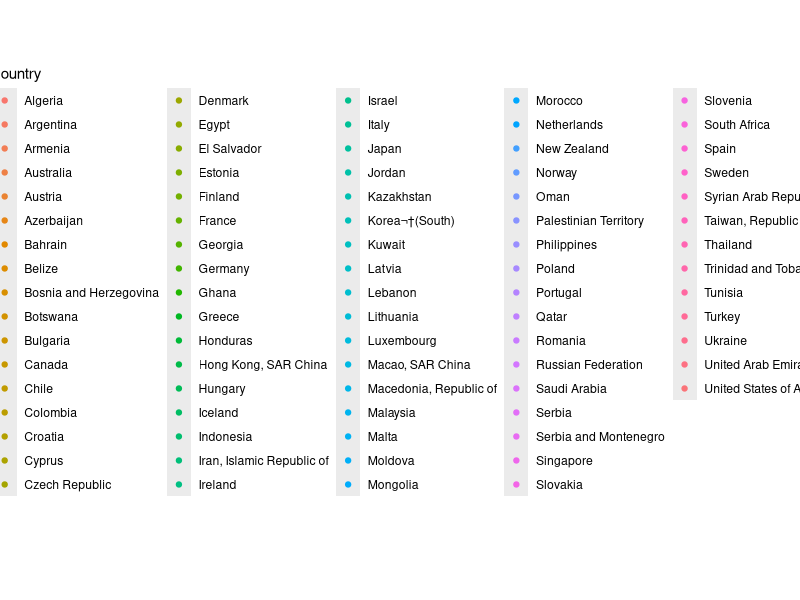
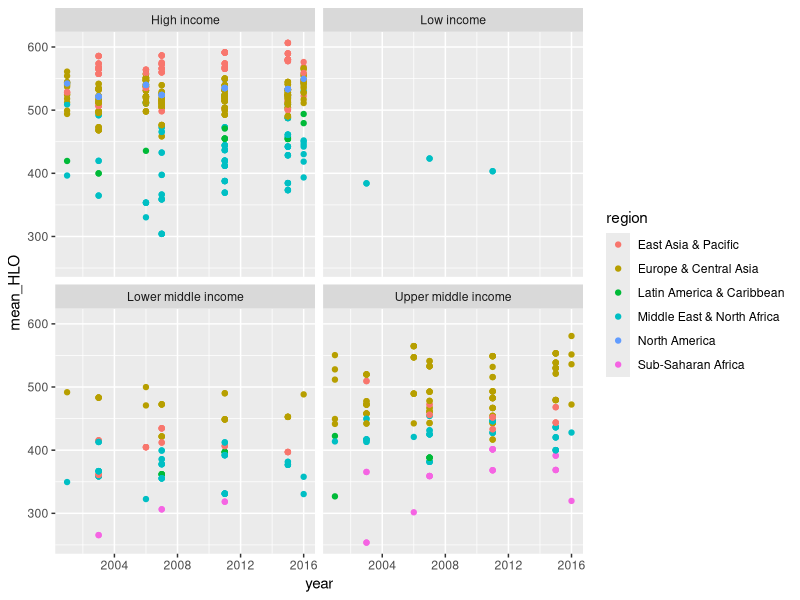
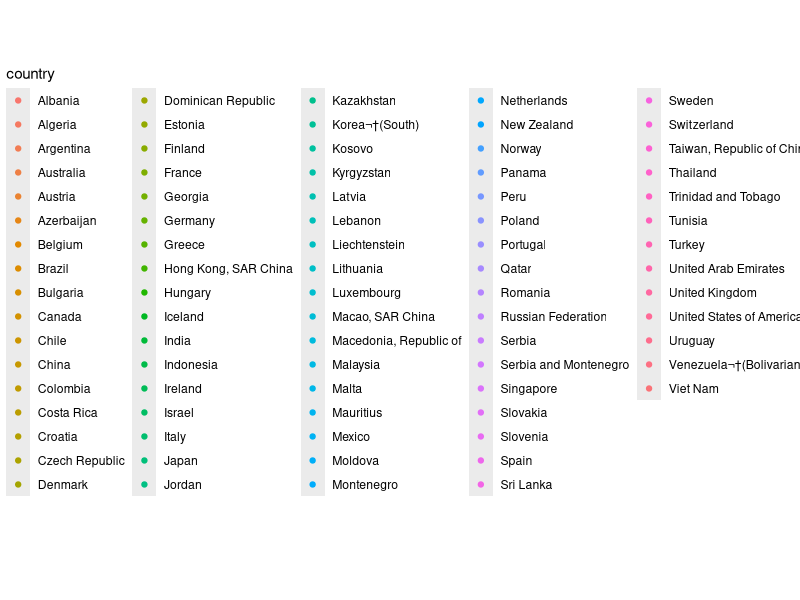
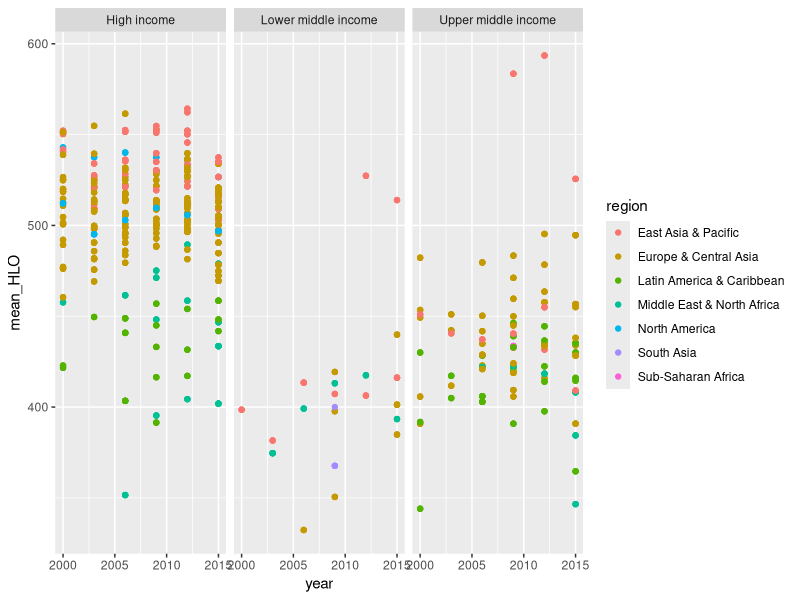

Recreate these plots in R, in order.
## ---- chunk 1
library(tidyverse)
library(dplyr)
library(readxl)


hlo_database <- read_excel("hlo_database.xlsx")

outcome <- hlo_database |>
  filter(sourcetest == "TIMSS" | sourcetest == "PIRLS") |>
  group_by(country, year) |>
  summarize(mean_HLO = mean(hlo)) %>% 
  ungroup()

outcome <- outcome %>% 
  left_join(hlo_database, by = c("country", "year"))

ggplot(data = outcome,
       group = incomegroup,
       mapping = aes(x = year,
                     y = mean_HLO,
                     color = country,
                     fill = country)) +
  geom_point()
  
outcome %>% 
  ggplot(aes(x = year, y = mean_HLO, fill = region, color = region)) + geom_point() + facet_wrap(~ incomegroup)
## ---- chunk 2
outcome2 <- hlo_database |>
  filter(sourcetest == "PISA") |>
  group_by(country, year) |>
  summarize(mean_HLO = mean(hlo)) |> 
  ungroup()

outcome2 <- outcome2 |>
  left_join(hlo_database, by = c("country", "year"))

ggplot(data = outcome2,
       group = incomegroup,
       mapping = aes(x = year,
                     y = mean_HLO,
                     color = country,
                     fill = country)) +
  geom_point()
  
outcome2  |>
  ggplot(aes(x = year, y = mean_HLO, fill = region, color = region)) + geom_point() + facet_wrap(~ incomegroup)
## ---- chunk 3
yes4 <- hlo_database |>
  filter(sourcetest %in% c("PISA", "TIMSS")) |>
  mutate(sourcetestif = if_else(sourcetest == "PISA", "PISA", "TIMSS")) |> 
  group_by(sourcetest, incomegroup) |>
  summarize(mean_HLO = mean(hlo)) %>% 
   pivot_wider(
    names_from = sourcetest,
    values_from = mean_HLO
  ) |>  
  mutate(
    diff_in_means = PISA - TIMSS
  )
yes4
